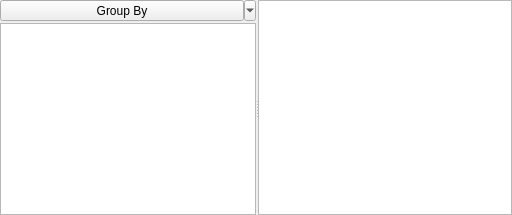
        <widget class="QWidget" name="audiobook_tab">
         <attribute name="title">
          <string>Audio Book</string>
         </attribute>
         <layout class="QGridLayout" name="gridLayout_3">
          <property name="leftMargin">
           <number>0</number>
          </property>
          <property name="topMargin">
           <number>0</number>
          </property>
          <property name="rightMargin">
           <number>0</number>
          </property>
          <property name="bottomMargin">
           <number>0</number>
          </property>
          <property name="spacing">
           <number>2</number>
          </property>
          <item row="0" column="0">
           <widget class="QSplitter" name="splitter_3">
            <property name="orientation">
             <enum>Qt::Horizontal</enum>
            </property>
            <property name="handleWidth">
             <number>2</number>
            </property>
            <widget class="QFrame" name="frame_15">
             <property name="maximumSize">
              <size>
               <width>258</width>
               <height>16777215</height>
              </size>
             </property>
             <layout class="QVBoxLayout" name="verticalLayout_39">
              <property name="spacing">
               <number>2</number>
              </property>
              <property name="leftMargin">
               <number>0</number>
              </property>
              <property name="topMargin">
               <number>0</number>
              </property>
              <property name="rightMargin">
               <number>0</number>
              </property>
              <property name="bottomMargin">
               <number>0</number>
              </property>
              <item>
               <widget class="QToolButton" name="audiobk_grp_srt_btn">
                <property name="sizePolicy">
                 <sizepolicy hsizetype="Preferred" vsizetype="Fixed">
                  <horstretch>0</horstretch>
                  <verstretch>0</verstretch>
                 </sizepolicy>
                </property>
                <property name="text">
                 <string>Group By</string>
                </property>
                <property name="checkable">
                 <bool>true</bool>
                </property>
                <property name="popupMode">
                 <enum>QToolButton::MenuButtonPopup</enum>
                </property>
                <property name="toolButtonStyle">
                 <enum>Qt::ToolButtonTextBesideIcon</enum>
                </property>
                <property name="arrowType">
                 <enum>Qt::NoArrow</enum>
                </property>
               </widget>
              </item>
              <item>
               <widget class="QTableView" name="audiobk_grp_srt_list">
                <property name="sizePolicy">
                 <sizepolicy hsizetype="Expanding" vsizetype="Expanding">
                  <horstretch>0</horstretch>
                  <verstretch>0</verstretch>
                 </sizepolicy>
                </property>
                <property name="focusPolicy">
                 <enum>Qt::NoFocus</enum>
                </property>
                <property name="horizontalScrollBarPolicy">
                 <enum>Qt::ScrollBarAsNeeded</enum>
                </property>
                <property name="sizeAdjustPolicy">
                 <enum>QAbstractScrollArea::AdjustIgnored</enum>
                </property>
                <property name="autoScroll">
                 <bool>true</bool>
                </property>
                <property name="editTriggers">
                 <set>QAbstractItemView::NoEditTriggers</set>
                </property>
                <property name="showDropIndicator" stdset="0">
                 <bool>false</bool>
                </property>
                <property name="dragDropOverwriteMode">
                 <bool>false</bool>
                </property>
                <property name="alternatingRowColors">
                 <bool>false</bool>
                </property>
                <property name="selectionMode">
                 <enum>QAbstractItemView::ExtendedSelection</enum>
                </property>
                <property name="selectionBehavior">
                 <enum>QAbstractItemView::SelectRows</enum>
                </property>
                <property name="textElideMode">
                 <enum>Qt::ElideRight</enum>
                </property>
                <property name="showGrid">
                 <bool>false</bool>
                </property>
                <property name="gridStyle">
                 <enum>Qt::NoPen</enum>
                </property>
                <property name="sortingEnabled">
                 <bool>false</bool>
                </property>
                <property name="wordWrap">
                 <bool>true</bool>
                </property>
                <property name="cornerButtonEnabled">
                 <bool>false</bool>
                </property>
                <attribute name="horizontalHeaderVisible">
                 <bool>false</bool>
                </attribute>
                <attribute name="horizontalHeaderCascadingSectionResizes">
                 <bool>false</bool>
                </attribute>
                <attribute name="horizontalHeaderMinimumSectionSize">
                 <number>55</number>
                </attribute>
                <attribute name="horizontalHeaderStretchLastSection">
                 <bool>true</bool>
                </attribute>
                <attribute name="verticalHeaderVisible">
                 <bool>false</bool>
                </attribute>
                <attribute name="verticalHeaderCascadingSectionResizes">
                 <bool>false</bool>
                </attribute>
               </widget>
              </item>
             </layout>
            </widget>
            <widget class="QTableView" name="audiobk_table">
             <property name="sizePolicy">
              <sizepolicy hsizetype="Expanding" vsizetype="Expanding">
               <horstretch>1</horstretch>
               <verstretch>0</verstretch>
              </sizepolicy>
             </property>
             <property name="minimumSize">
              <size>
               <width>0</width>
               <height>0</height>
              </size>
             </property>
             <property name="focusPolicy">
              <enum>Qt::NoFocus</enum>
             </property>
             <property name="editTriggers">
              <set>QAbstractItemView::NoEditTriggers</set>
             </property>
             <property name="tabKeyNavigation">
              <bool>false</bool>
             </property>
             <property name="showDropIndicator" stdset="0">
              <bool>false</bool>
             </property>
             <property name="dragDropOverwriteMode">
              <bool>false</bool>
             </property>
             <property name="selectionMode">
              <enum>QAbstractItemView::ExtendedSelection</enum>
             </property>
             <property name="selectionBehavior">
              <enum>QAbstractItemView::SelectRows</enum>
             </property>
             <property name="showGrid">
              <bool>false</bool>
             </property>
             <property name="sortingEnabled">
              <bool>true</bool>
             </property>
             <property name="wordWrap">
              <bool>false</bool>
             </property>
             <property name="cornerButtonEnabled">
              <bool>false</bool>
             </property>
             <attribute name="horizontalHeaderDefaultSectionSize">
              <number>100</number>
             </attribute>
             <attribute name="horizontalHeaderMinimumSectionSize">
              <number>55</number>
             </attribute>
             <attribute name="verticalHeaderVisible">
              <bool>false</bool>
             </attribute>
             <attribute name="verticalHeaderCascadingSectionResizes">
              <bool>true</bool>
             </attribute>
            </widget>
           </widget>
          </item>
         </layout>
        </widget>
